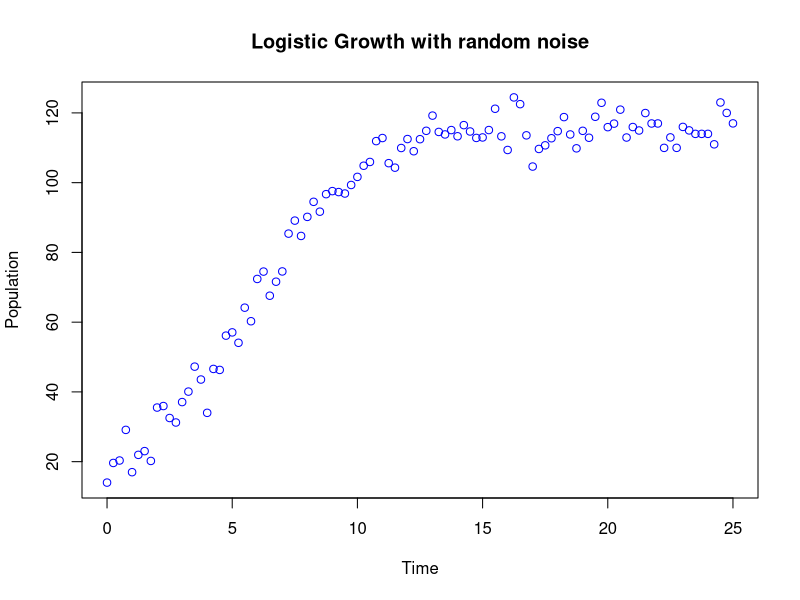
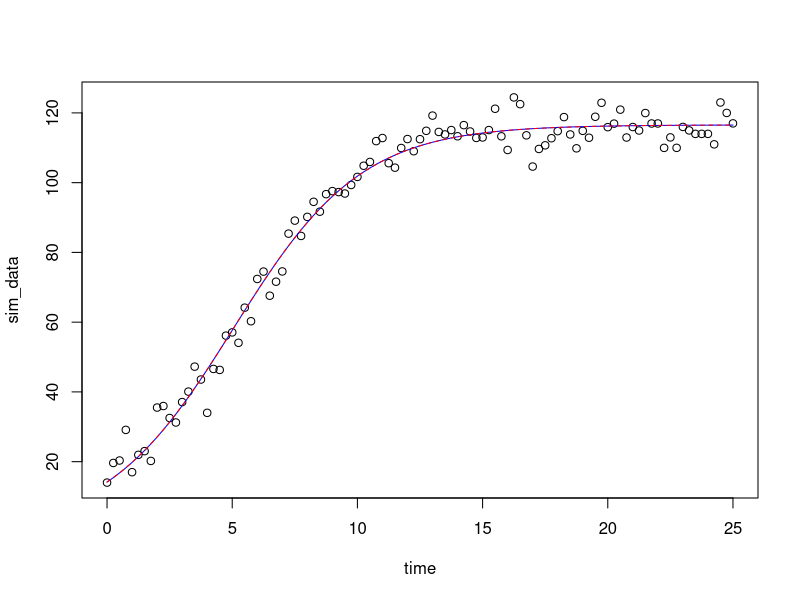

Write the R code that produced these figures, in order.
## ---- chunk 1
# Parameters
r <- 0.5
K <- 100
error <- 15
y0 <- 5

# Define a logistic growth function with noise
logistic_noised <- function(t, r, K, y0, error) {
  growth <- K / (1 + ((K - y0) / y0) * exp(-r * t))
  return(growth + rpois(1, lambda = error)) # Add random error
}

# Create the time vector
time <- seq(0, 25, 0.25)

# Apply the logistic function over the time vector
sim_data <- sapply(time, logistic_noised, r = r, K = K, y0 = y0, error = error)

# Plot the result
plot(time, sim_data, col = "blue", xlab = "Time", ylab = "Population", main = "Logistic Growth with random noise")
## ---- chunk 2
logistic <- function(t, r, K, y0) {
  K / (1 + ((K - y0) / y0) * exp(-r * t))
}
## ---- chunk 3
# NB : theta is a vector of parameters
SSE <- function(theta) {
  r <- theta[1]
  K <- theta[2]
  y0 <- theta[3]
  mod_pred <- sapply(time, logistic, r = r, K = K, y0 = y0)
  return(sum((sim_data - mod_pred)**2))
}
## ---- chunk 4
ig_r <- 1
ig_K <- 75
ig_y0 <- 2
fitted_params_SSE <- optim(c(ig_r, ig_K, ig_y0), SSE)$par
print(fitted_params_SSE)
## ---- chunk 5
library(deSolve)
## ---- chunk 6
logistic_ODE =function(t,N,parametre){
  r=parametre[1]
  K=parametre[2]
  dNdt = r*(1-N/K)*N
  list(c(dNdt))
}
## ---- chunk 7
MMV <- function(theta){
  r1 <- theta[1]
  K1 <- theta[2]
  N0 <- theta[3]
  sol = ode(y = N0, times = time, func = logistic_ODE, parms = c(r1, K1))
  mod_pred <- sol[, 2]
  loglik = dnorm(sim_data, mean = mod_pred, sd = error, log = TRUE)
  return(sum(loglik))
}
## ---- chunk 8
ig_r <- 0.1
ig_K <- 100
ig_y0 <- 1
fitted_params_MMV <- optim(c(ig_r, ig_K, ig_y0), MMV, control=list(fnscale=-1))$par
print(fitted_params_MMV)
## ---- chunk 9
# estimation LS
mod_pred_LS <- sapply(time, logistic, r = fitted_params_SSE[1], K = fitted_params_SSE[2], y0 = fitted_params_SSE[3])
# estimation ML
mod_pred_ML <- sapply(time, logistic, r = fitted_params_MMV[1], K = fitted_params_MMV[2], y0 = fitted_params_MMV[3])
# plot
plot(time, sim_data)
lines(time, mod_pred_LS, col='blue')
lines(time, mod_pred_ML, col = 'red', lty='dashed')
